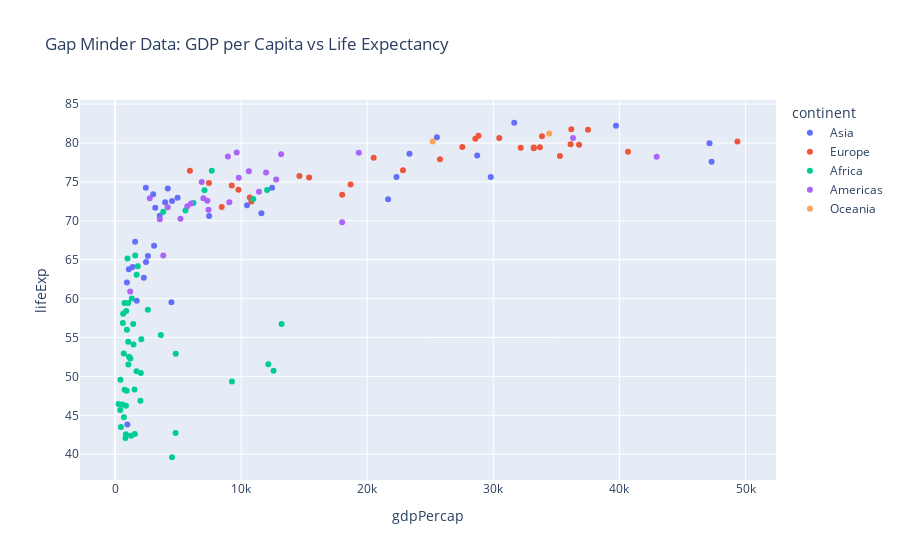

The notebook cell saved with this chart:
### Markdown cell above
3. Use the input `color` to specify the color of the dots according to a third variable. 

In this case, we pass `continent` which allows us to observe if the relationship between GDP per capita and life expectancy is different depending on the continent.

### Code cell
fig = px.scatter(df, x='gdpPercap', y ='lifeExp', color='continent', 
                 title='Gap Minder Data: GDP per Capita vs Life Expectancy')
fig.show()

### Figure 1 — Plotly figure (JSON) as saved in the notebook; plotly's stock layout.template omitted (floating-point values rounded to 4 significant figures)
{"data": [{"hovertemplate": "continent=Asia<br>gdpPercap=%{x}<br>lifeExp=%{y}<extra></extra>", "legendgroup": "Asia", "marker": {"color": "#636efa", "symbol": "circle"}, "mode": "markers", "name": "Asia", "orientation": "v", "showlegend": true, "type": "scatter", "x": [974.6, 29800.0, 1391.0, 1714.0, 4959.0, 39720.0, 2452.0, 3541.0, 11610.0, 4471.0, 25520.0, 31660.0, 4519.0, 1593.0, 23350.0, 47310.0, 10460.0, 12450.0, 3096.0, 944, 1091.0, 22320.0, 2606.0, 3190.0, 21650.0, 47140.0, 3970.0, 4185.0, 28720.0, 7458.0, 2442.0, 3025.0, 2281.0], "xaxis": "x", "y": [43.83, 75.64, 64.06, 59.72, 72.96, 82.21, 64.7, 70.65, 70.96, 59.55, 80.75, 82.6, 72.53, 67.3, 78.62, 77.59, 71.99, 74.24, 66.8, 62.07, 63.78, 75.64, 65.48, 71.69, 72.78, 79.97, 72.4, 74.14, 78.4, 70.62, 74.25, 73.42, 62.7], "yaxis": "y"}, {"hovertemplate": "continent=Europe<br>gdpPercap=%{x}<br>lifeExp=%{y}<extra></extra>", "legendgroup": "Europe", "marker": {"color": "#EF553B", "symbol": "circle"}, "mode": "markers", "name": "Europe", "orientation": "v", "showlegend": true, "type": "scatter", "x": [5937.0, 36130.0, 33690.0, 7446.0, 10680.0, 14620.0, 22830.0, 35280.0, 33210.0, 30470.0, 32170.0, 27540.0, 18010.0, 36180.0, 40680.0, 28570.0, 9254.0, 36800.0, 49360.0, 15390.0, 20510.0, 10810.0, 9787.0, 18680.0, 25770.0, 28820.0, 33860.0, 37510.0, 8458.0, 33200.0], "xaxis": "x", "y": [76.42, 79.83, 79.44, 74.85, 73.0, 75.75, 76.49, 78.33, 79.31, 80.66, 79.41, 79.48, 73.34, 81.76, 78.89, 80.55, 74.54, 79.76, 80.2, 75.56, 78.1, 72.48, 74.0, 74.66, 77.93, 80.94, 80.88, 81.7, 71.78, 79.42], "yaxis": "y"}, {"hovertemplate": "continent=Africa<br>gdpPercap=%{x}<br>lifeExp=%{y}<extra></extra>", "legendgroup": "Africa", "marker": {"color": "#00cc96", "symbol": "circle"}, "mode": "markers", "name": "Africa", "orientation": "v", "showlegend": true, "type": "scatter", "x": [6223.0, 4797.0, 1441.0, 12570.0, 1217.0, 430.1, 2042.0, 706.0, 1704.0, 986.1, 277.6, 3633.0, 1545.0, 2082.0, 5581.0, 12150.0, 641.4, 690.8, 13210.0, 752.7, 1328.0, 942.7, 579.2, 1463.0, 1569.0, 414.5, 12060.0, 1045.0, 759.3, 1043.0, 1803.0, 10960.0, 3820.0, 823.7, 4811.0, 619.7, 2014.0, 7670.0, 863.1, 1598.0, 1712.0, 862.5, 926.1, 9270.0, 2602.0, 4513.0, 1107.0, 883.0, 7093.0, 1056.0, 1271.0, 469.7], "xaxis": "x", "y": [72.3, 42.73, 56.73, 50.73, 52.3, 49.58, 50.43, 44.74, 50.65, 65.15, 46.46, 55.32, 48.33, 54.79, 71.34, 51.58, 58.04, 52.95, 56.73, 59.45, 60.02, 56.01, 46.39, 54.11, 42.59, 45.68, 73.95, 59.44, 48.3, 54.47, 64.16, 72.8, 71.16, 42.08, 52.91, 56.87, 46.86, 76.44, 46.24, 65.53, 63.06, 42.57, 48.16, 49.34, 58.56, 39.61, 52.52, 58.42, 73.92, 51.54, 42.38, 43.49], "yaxis": "y"}, {"hovertemplate": "continent=Americas<br>gdpPercap=%{x}<br>lifeExp=%{y}<extra></extra>", "legendgroup": "Americas", "marker": {"color": "#ab63fa", "symbol": "circle"}, "mode": "markers", "name": "Americas", "orientation": "v", "showlegend": true, "type": "scatter", "x": [12780.0, 3822.0, 9066.0, 36320.0, 13170.0, 7007.0, 9645.0, 8948.0, 6025.0, 6873.0, 5728.0, 5186.0, 1202.0, 3548.0, 7321.0, 11980.0, 2749.0, 9809.0, 4173.0, 7409.0, 19330.0, 18010.0, 42950.0, 10610.0, 11420.0], "xaxis": "x", "y": [75.32, 65.55, 72.39, 80.65, 78.55, 72.89, 78.78, 78.27, 72.23, 74.99, 71.88, 70.26, 60.92, 70.2, 72.57, 76.19, 72.9, 75.54, 71.75, 71.42, 78.75, 69.82, 78.24, 76.38, 73.75], "yaxis": "y"}, {"hovertemplate": "continent=Oceania<br>gdpPercap=%{x}<br>lifeExp=%{y}<extra></extra>", "legendgroup": "Oceania", "marker": {"color": "#FFA15A", "symbol": "circle"}, "mode": "markers", "name": "Oceania", "orientation": "v", "showlegend": true, "type": "scatter", "x": [34440.0, 25190.0], "xaxis": "x", "y": [81.23, 80.2], "yaxis": "y"}], "layout": {"legend": {"title": {"text": "continent"}, "tracegroupgap": 0}, "title": {"text": "Gap Minder Data: GDP per Capita vs Life Expectancy"}, "xaxis": {"anchor": "y", "domain": [0, 1], "title": {"text": "gdpPercap"}}, "yaxis": {"anchor": "x", "domain": [0, 1], "title": {"text": "lifeExp"}}}}
